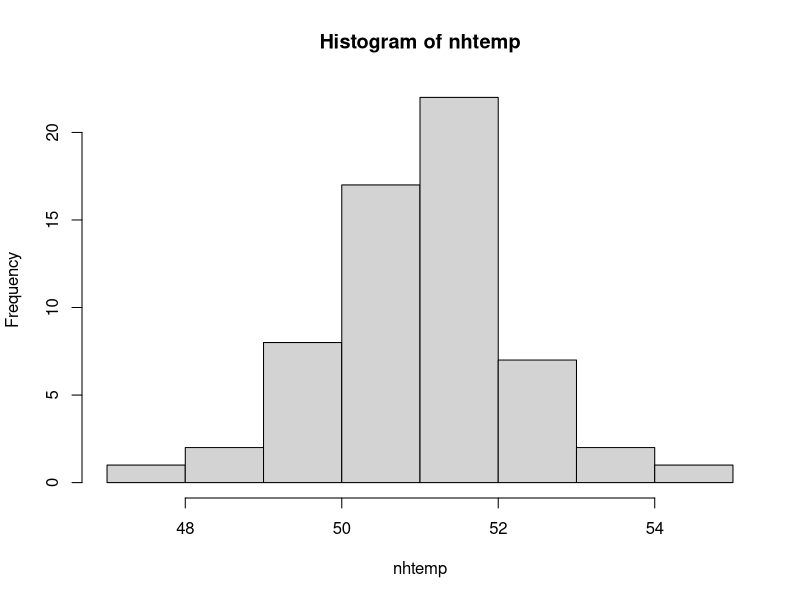
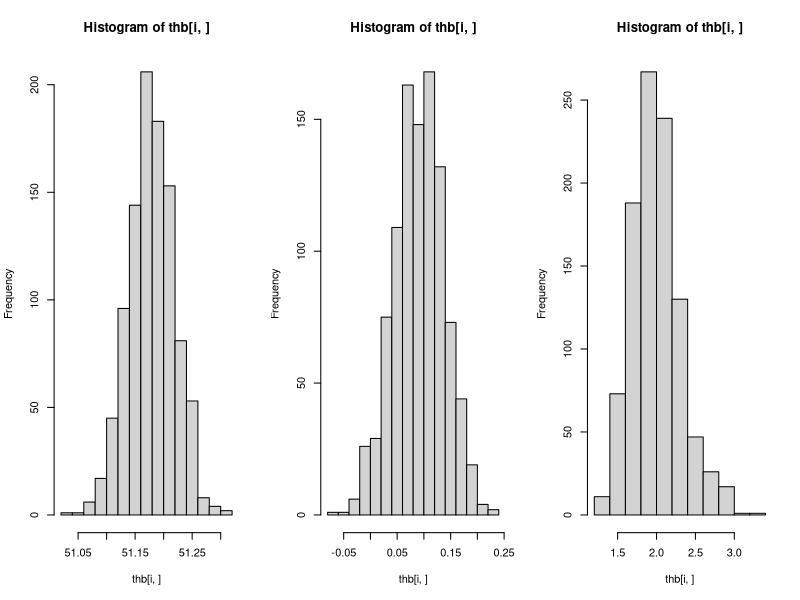
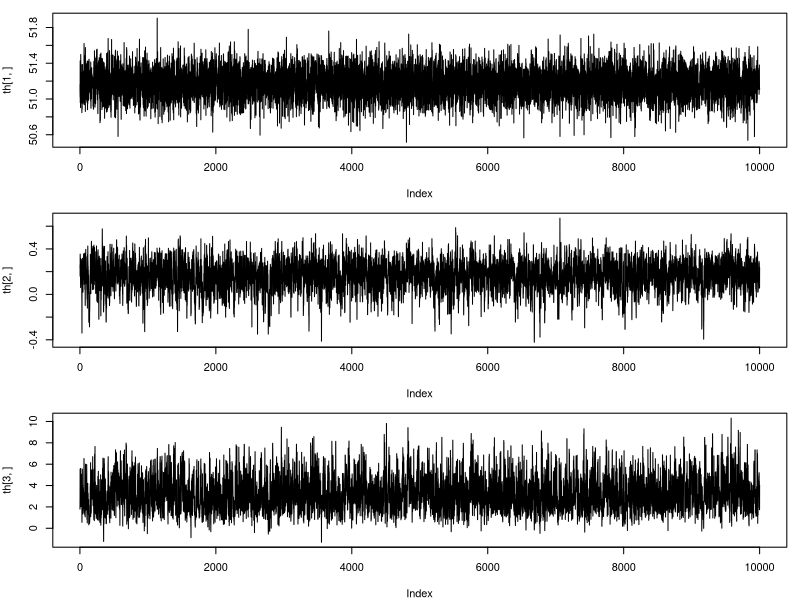
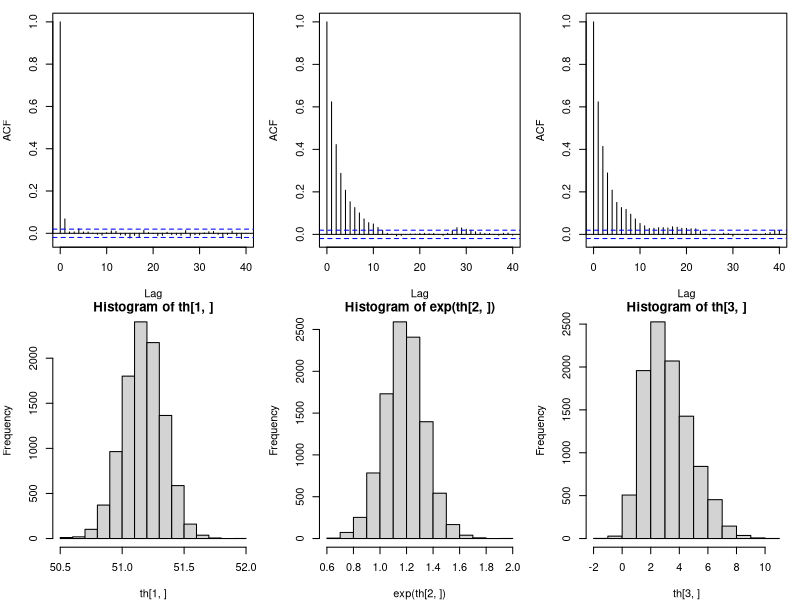

Recreate these plots in R, in order.
## Solution File.
## Exercises. These are all based on the nhtemp example in lecture 15, the
## code for which is provided below.
## 
## 1. Use optim to fit the model by maximum likelihood estimation, using BFGS
## 2. Compute confidence intervals for the model parameters using
##    large sample MLE results. Hint: use the inverse of the hessian of the
##    negative log likelihood.
## 3. Use bootstrapping to obtain the confidence intervals (this will involve,
##    recomputing the MLEs for each bootstrap resample.)
## 4. Try out the MH loop from different starting values, to see the case
##    in which the chains take some time to converge.
## 5. Modify the code to only store every Mth simulated vector from the chain,
##    where M is an integer that can be set (try it out with M=10, and a larger
##    total number of chain steps, for example)
## 6. Modify the code so that the posterior means are computed on the parameters
##    after transforming back to the mu, sigma, nu scale (rather than taking
##    means and then transforming).

hist(nhtemp)

ll <- function(theta,temp) { 
  mu <- theta[1];sig <- exp(theta[2]); df = 1 + exp(theta[3])
  sum(dt((temp-mu)/sig,df=df,log=TRUE) - log(sig)) 
}

## Q1.
nll <- function(theta,temp) -ll(theta,temp) ## negative log likelihood
th0 <- c(40,.5,.5) ## initial values 
fit <- optim(th0,nll,method="BFGS",temp=nhtemp,hessian=TRUE)
fit

## Q2.
th.hat <- fit$par
th.sd <- diag(solve(fit$hessian))^.5
ci <- rbind(th.hat-1.96*th.sd,th.hat+1.96*th.sd)
ci[,2:3] <- exp(ci[,2:3]);ci[,3] <- ci[,3] + 1
colnames(ci) <- c("mu","sigma","df")
rownames(ci) <- c("lower","upper")
ci

## Q3.

nb <- 1000
n <- length(nhtemp)
thb <- matrix(0,3,nb)
for (i in 1:nb) { ## bootstrap loop
  tempb <- sample(nhtemp,nb,replace=TRUE) ## resample
  fb <- optim(fit$par,nll,method="BFGS",temp=tempb) ## fit to resample
  thb[,i] <- fb$par ## extract MLEs
}

## Now compute 95% percentile confidence intervals....
par(mfrow=c(1,3))
for (i in 1:3) hist(thb[i,])
cib <- apply(thb,1,quantile,prob=c(.025,.975))
cib[,2:3] <- exp(cib[,2:3]);cib[,3] <- cib[,3] + 1
colnames(cib) <- c("mu","sigma","df")
cib

## end of Q3

ns <- 10000
th <- matrix(0,3,ns)

## Q4. simply comment out the following line (M=1) to start the run
## a long way from the posterior mode. Plotting the chains then
## shows an initial burn-in period, that would need to be discarded.

th[,1] <- c(mean(nhtemp),log(sd(nhtemp)),log(6))

## Q5. modified loop as below...
thi <- th[,1] ## vector for current chain state
llth <- ll(thi,nhtemp)
lprior.th <- dnorm(thi[3],mean=3,sd=2,log=TRUE)
p.sd <- c(.5,.1,1.2)
accept <- 0;M <- 10
for (i in 2:(ns*M)) {
  thp <- thi + rnorm(3)*p.sd
  lprior.p <- dnorm(thp[3],mean=3,sd=2,log=TRUE) 
  llp <- ll(thp,nhtemp)
  if (runif(1) < exp(llp + lprior.p - llth - lprior.th)) {
    thi <- thp;llth <- llp;lprior.th <- lprior.p
    accept <- accept  + 1
  } ## nothing to do on reject
  if (i%%M == 0) th[,i/M] <- thi ## store current state every M steps
}
accept/(ns*M)


par(mfrow=c(3,1),mar=c(4,4,1,1))
plot(th[1,],type="l")
plot(th[2,],type="l")
plot(th[3,],type="l")


par(mfrow=c(2,3))
acf(th[1,]);acf(th[2,]);acf(th[3,]);
hist(th[1,]);hist(exp(th[2,]));hist(th[3,]);

## 95% Credible Intervals...
ci <- apply(th,1,quantile,prob=c(.025,.975))
ci[,2:3] <- exp(ci[,2:3]) ;ci[,3] <- ci[,3]+1
colnames(ci) <- c("mu","sig","df")
ci

## Q6...

tht  <- th ## copy
tht[2:3,] <- exp(tht[2:3,]) ## transform
tht[3,] <- tht[3,] + 1
pm <- rowMeans(tht) ## posterior mean on transformed scale
names(pm) <- c("mu","sig","df")
pm

